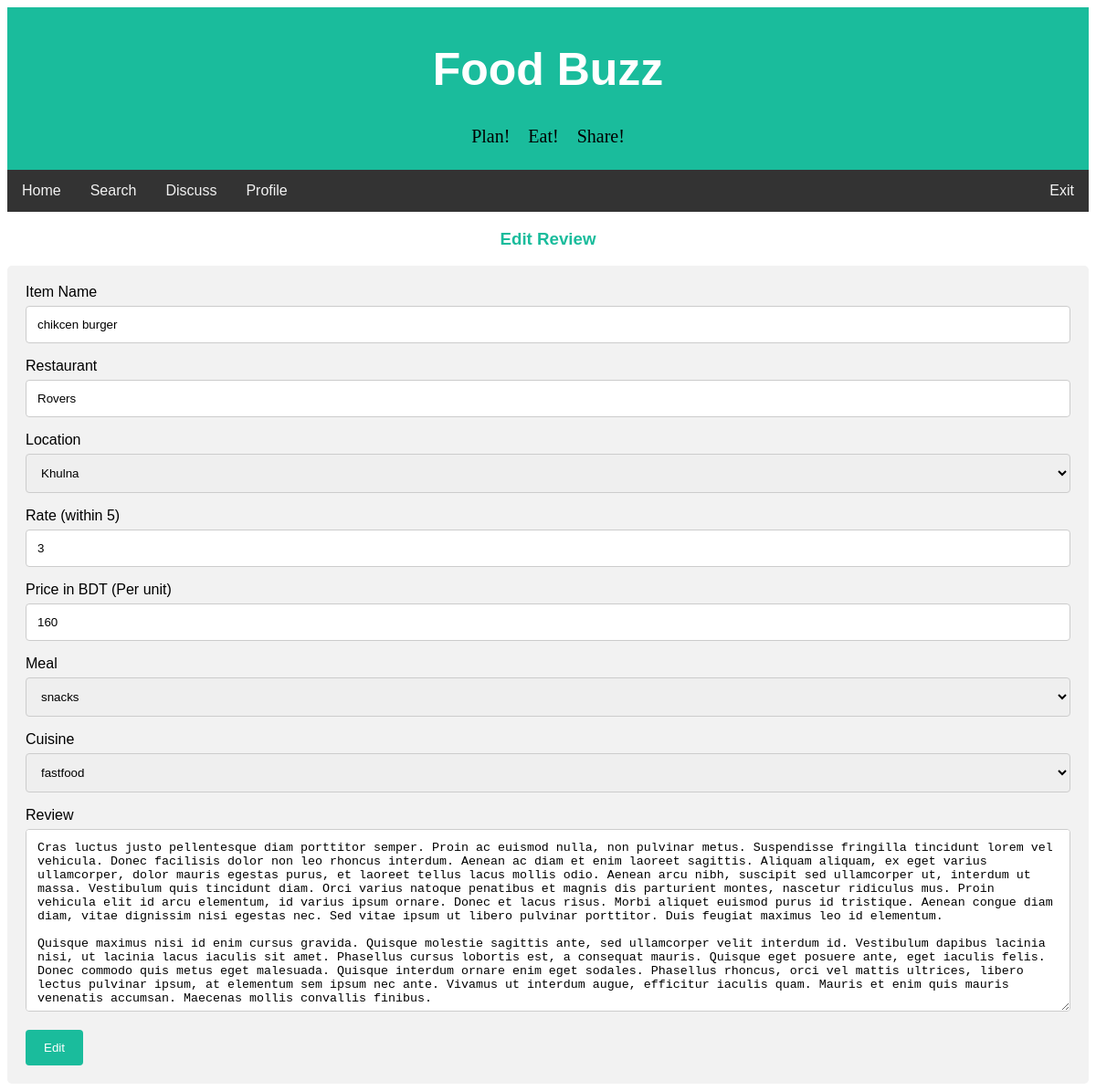
The app's page /foodbuzz/edit_review.php?review_id=14 (signed in) with its own data.
### tables this page shows
CREATE TABLE `review` (
  `review_id` int(20) NOT NULL,
  `user_id` int(11) NOT NULL,
  `item_name` varchar(50) NOT NULL,
  `restaurant` varchar(50) NOT NULL,
  `district` varchar(50) NOT NULL,
  `rating` int(3) NOT NULL,
  `price` int(10) NOT NULL,
  `meal_type` varchar(20) NOT NULL,
  `cuisine` varchar(20) NOT NULL,
  `description` text NOT NULL,
  `upvote` int(100) NOT NULL,
  `downvote` int(100) NOT NULL,
  `edit_count` int(5) NOT NULL,
  `review_time` datetime DEFAULT NULL,
  `img_url` text NOT NULL
);

### foodbuzz/handlers/edit.php (called while the page is built, shortened)
<?php
require 'config/config.php';
if(isset($_SESSION['username'])){
    $userLoggedIn = $_SESSION['username'];
    $user_details_query = mysqli_query($con, "SELECT * FROM users WHERE username='$userLoggedIn'");
    $user = mysqli_fetch_array($user_details_query);
}
else {
    header("Location: index.php");
}
$review_id = $_GET['review_id'];
$review_details_query = mysqli_query($con, "SELECT * FROM review WHERE review_id='$review_id'");
$review_row = mysqli_fetch_array($review_details_query);
$profile_id = $review_row['user_id'];
$profile_details_query = mysqli_query($con, "SELECT * FROM users WHERE id='$profile_id'");
?>

### foodbuzz/edit_review.php (the view, shortened to what this page needs)
<?php
require 'handlers/edit.php';
?>
<!DOCTYPE html>
<html>
<head>
<link rel="stylesheet" href="css/review.css">
</head>
<body>
<div class="header">
  <h1>Food Buzz</h1>
  <pre style= "font-family:verdana; font-size: 20px;">Plan!    Eat!    Share!</pre>
</div>
<div class="topnav" id="navbar">
  <a href="home.php">Home</a>
  <a href="search.php">Search</a>
  <a href="discuss.php">Discuss</a>
  <a href="profile.php?profileId=<?php echo$user['id']; ?>">Profile</a>
  <a href="handlers/logout.php" style="float:right">Exit</a>
</div>
<h3 style="text-align:center; color:#1abc9c">Edit Review</h3>
<div class="container">
  <form action="edit_review.php?review_id=<?php echo $review_id ?>" method="POST" enctype="multipart/form-data">
    <label for="item_name">Item Name</label>
    <input type="text" id="item_name" name="item_name" value="<?php echo $review_row['item_name'] ?>">
    <label for="res_name">Restaurant</label>
    <input type="text" id="res_name" name="res_name" value="<?php echo $review_row['restaurant'] ?>">
    <label for="district_name">Location</label>
    <select id="district_name" name="district_name">
        <option value="khulna" selected>Khulna </option>
    </select>
    <label for="rating_point">Rate (within 5) </label>
    <input type="number" id="rating_point" name="rating_point"  min="1" max="5" value="<?php echo $review_row['rating']; ?>">
    <label for="price">Price in BDT (Per unit)</label>
    <input type="number" id="price" name="price"  min="1" value="<?php echo $review_row['price']; ?>">
    <br>
    <label for="meal_type">Meal</label>
    <select id="meal_type" name="meal_type" value="<?php echo $review_row['meal_type']; ?>">
        <option value="<?php echo $review_row['meal_type']; ?>" selected style="text-transform:capitalize;"><?php echo $review_row['meal_type']; ?></option>
    </select>
    <label for="cuisine_type">Cuisine</label>
    <select id="cuisine_type" name="cuisine_type" >
        <option value="<?php echo $review_row['cuisine']; ?>" selected style="text-transform:capitalize;"><?php echo $review_row['cuisine']; ?></option>
    </select>
    <label for="review_text">Review</label>
    <textarea id="review_text" name="review_text" style="height:200px"><?php echo $review_row['description']; ?></textarea>
    <input type="submit" name="edit_review" value="Edit">
  </form>
</div>
</body>
</html>

### foodbuzz/css/review.css (style rules this page uses)
body { font-family: Arial, Helvetica, sans-serif; }
* { box-sizing: border-box; }
input[type=text], input[type=number], input[type=file], select, textarea { width: 100%; padding: 12px; border: 1px solid #ccc; border-radius: 4px; box-sizing: border-box; margin-top: 6px; margin-bottom: 16px; resize: vertical; }
input[type=submit] { background-color: #1abc9c; color: white; padding: 12px 20px; border: none; border-radius: 4px; cursor: pointer; }
.container { border-radius: 5px; background-color: #f2f2f2; padding: 20px; }
.header { padding: 5px; text-align: center; background: #1abc9c; }
.header h1 { font-size: 50px; color: white; }
.topnav { overflow: hidden; background-color: #333; }
.topnav a { float: left; display: block; color: #f2f2f2; text-align: center; padding: 14px 16px; text-decoration: none; }

### records on screen
review: item_name "chikcen burger", res_name "Rovers", rating_point "3", price "160", meal_type "snacks", cuisine_type "fastfood", review_text "Cras luctus justo pellentesque diam porttitor semper. Proin ac euismod nulla, non pulvinar metus. Suspendisse fringilla tincidunt lorem vel vehicula. Donec facilisis dolor non leo rhoncus interdum. Aenean ac diam et enim laoreet sagittis. Aliquam aliquam, ex eget varius ullamcorper, dolor mauris egestas purus, et laoreet tellus lacus mollis odio. Aenean arcu nibh, suscipit sed ullamcorper ut, interdum ut massa. Vestibulum quis tincidunt diam. Orci varius natoque penatibus et magnis dis parturient montes, nascetur ridiculus mus. Proin vehicula elit id arcu elementum, id varius ipsum ornare. Donec et lacus risus. Morbi aliquet euismod purus id tristique. Aenean congue diam diam, vitae…"
